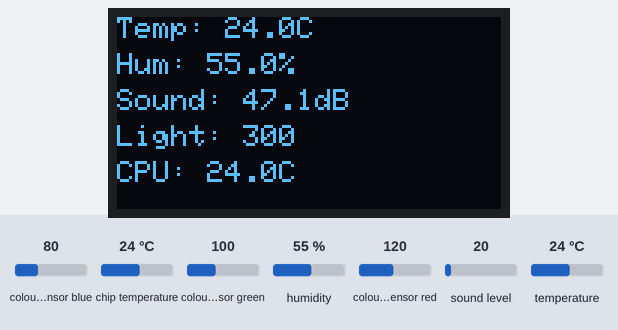
A program run on a simulated Raspberry Pi Pico running CircuitPython. Parts: 128×64 one-colour display. The test bench sets the inputs (shaded band); at power-on: colour sensor blue 80, chip temperature 24 °C, colour sensor green 100, humidity 55 %, colour sensor red 120, sound level 20, temperature 24 °C. Web requests get an empty 200 reply after 0.4 s; what the program prints to the serial console is not drawn.

Above: at 2.7 s.
2.8 s: colour sensor blue set to 5
At 3.8 s:
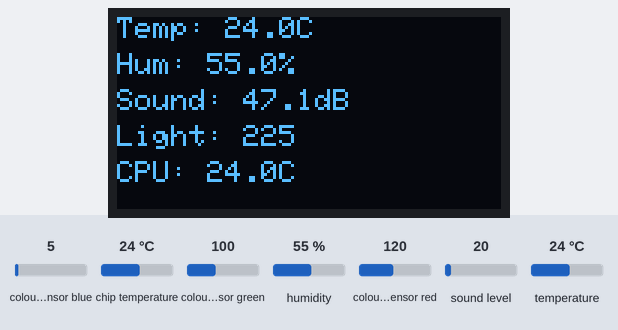
4.7 s: chip temperature set to 1 °C
At 7.6 s:
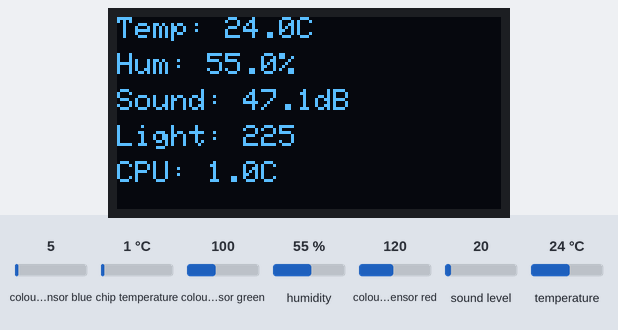
7.9 s: colour sensor green set to 5
At 10.4 s:
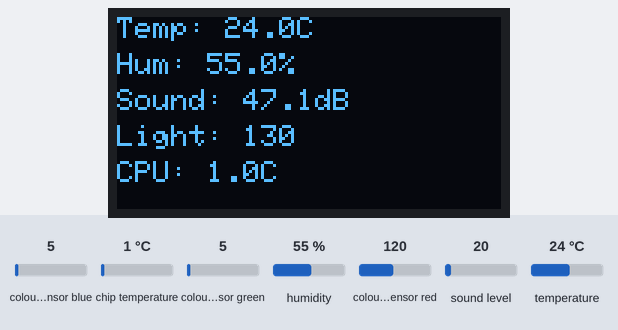
11.0 s: humidity set to 22 %
At 13.8 s:
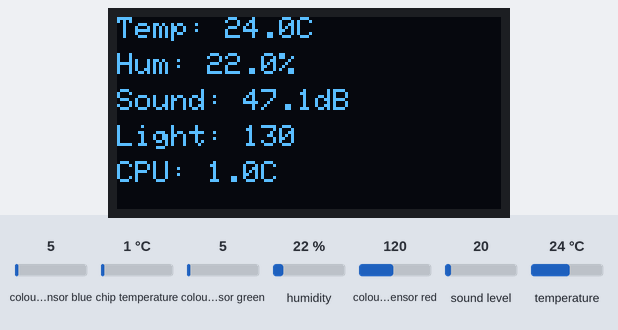
14.1 s: colour sensor red set to 5
At 15.1 s:
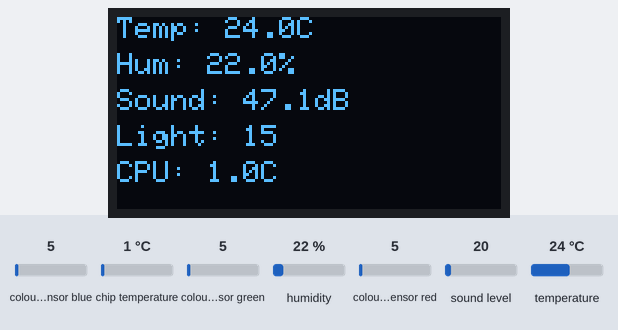
15.7 s: sound level set to 5
At 18.6 s:
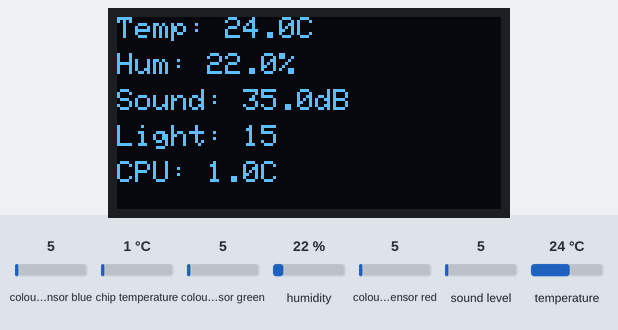
Timing chart, 0 to 19.8 s (numbered marks = the images above; inputs shaded):
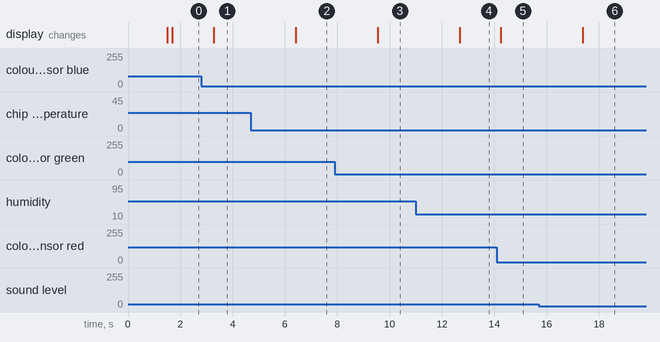

Measured:
- after the input at 2.8 s, the display: changes after 0.47 s (image 1)
- after the input at 4.7 s, the display: changes after 1.7 s (image 2)
- after the input at 7.9 s, the display: changes after 1.7 s (image 3)
- after the input at 11.0 s, the display: changes after 1.7 s (image 4)
- after the input at 14.1 s, the display: changes after 0.15 s (image 5)
- after the input at 15.7 s, the display: changes after 1.7 s (image 6)

The program:

enviromentaldashboardwithalerts.py
```python
import time
import ssl
import socketpool
import wifi
import adafruit_requests
import microcontroller
import board
import busio
import adafruit_ahtx0
import audiobusio
import array
import math
import adafruit_ssd1306
from adafruit_apds9960.apds9960 import APDS9960

# ========= WiFi =========
SSID = "mmchyy"
PASSWORD = "mm001971"

print("Connecting to WiFi...")
wifi.radio.connect(SSID, PASSWORD)
print("Connected! IP:", wifi.radio.ipv4_address)

# ========= InfluxDB Cloud =========
ORG = ""
BUCKET = ""
TOKEN = ""
URL = "https://us-east-1-1.aws.cloud2.influxdata.com/api/v2/write"

WRITE_URL = f"{URL}?org={ORG}&bucket={BUCKET}&precision=s"
HEADERS = {
    "Authorization": "Token " + TOKEN,
    "Content-Type": "text/plain; charset=utf-8"
}

# ========= Setup Requests =========
pool = socketpool.SocketPool(wifi.radio)
session = adafruit_requests.Session(pool, ssl.create_default_context())

# ========= Sensor Setup =========
i2c = busio.I2C(board.GP5, board.GP4)
oled = adafruit_ssd1306.SSD1306_I2C(128, 64, i2c)
AHT_sensor = adafruit_ahtx0.AHTx0(i2c)
apds = APDS9960(i2c)
apds.enable_color = True

mic = audiobusio.PDMIn(board.GP3, board.GP2, sample_rate=16000, bit_depth=16)
samples = array.array('H', [0] * 1024)


def log10(x):
    return math.log(x) / math.log(10)


def normalized_rms(values):
    minbuf = sum(values) / len(values)
    samples_sum = sum(float(sample - minbuf) * (sample - minbuf)
                      for sample in values)
    return math.sqrt(samples_sum / len(values))


# ========= Send Loop =========
while True:
    # Internal CPU temperature
    cpu_temp = microcontroller.cpu.temperature

    # AHT20 temperature and humidity
    temperature = AHT_sensor.temperature
    humidity = AHT_sensor.relative_humidity

    # Sound level (PDM mic, dB)
    mic.record(samples, len(samples))
    magnitude = normalized_rms(samples)
    sound_level_dB = 20 * log10(magnitude) if magnitude > 0 else 0

    # Light sensor (APDS9960, clear channel)
    r, g, b, c = apds.color_data
    light_level = c

    print(f"CPU Temp: {cpu_temp:.2f} | Temp: {temperature:.2f} | Humidity: {humidity:.2f} | Sound(dB): {sound_level_dB:.2f} | Light: {light_level}")

    oled.fill(0)
    oled.text(f"Temp: {temperature:.1f}C", 0, 0, 1)
    oled.text(f"Hum: {humidity:.1f}%", 0, 12, 1)
    oled.text(f"Sound: {sound_level_dB:.1f}dB", 0, 24, 1)
    oled.text(f"Light: {light_level}", 0, 36, 1)
    oled.text(f"CPU: {cpu_temp:.1f}C", 0, 48, 1)
    oled.show()

    # InfluxDB line protocol
    data = f"environment,device=picoWH cpu_temp={cpu_temp:.2f},temp={temperature:.2f},humidity={humidity:.2f},light_level={float(light_level):.2f}"

    try:
        response = session.post(WRITE_URL, data=data, headers=HEADERS)
        print("InfluxDB response:", response.status_code)
        response.close()
    except Exception as e:
        print("Error sending to InfluxDB:", e)

    time.sleep(1)
```
